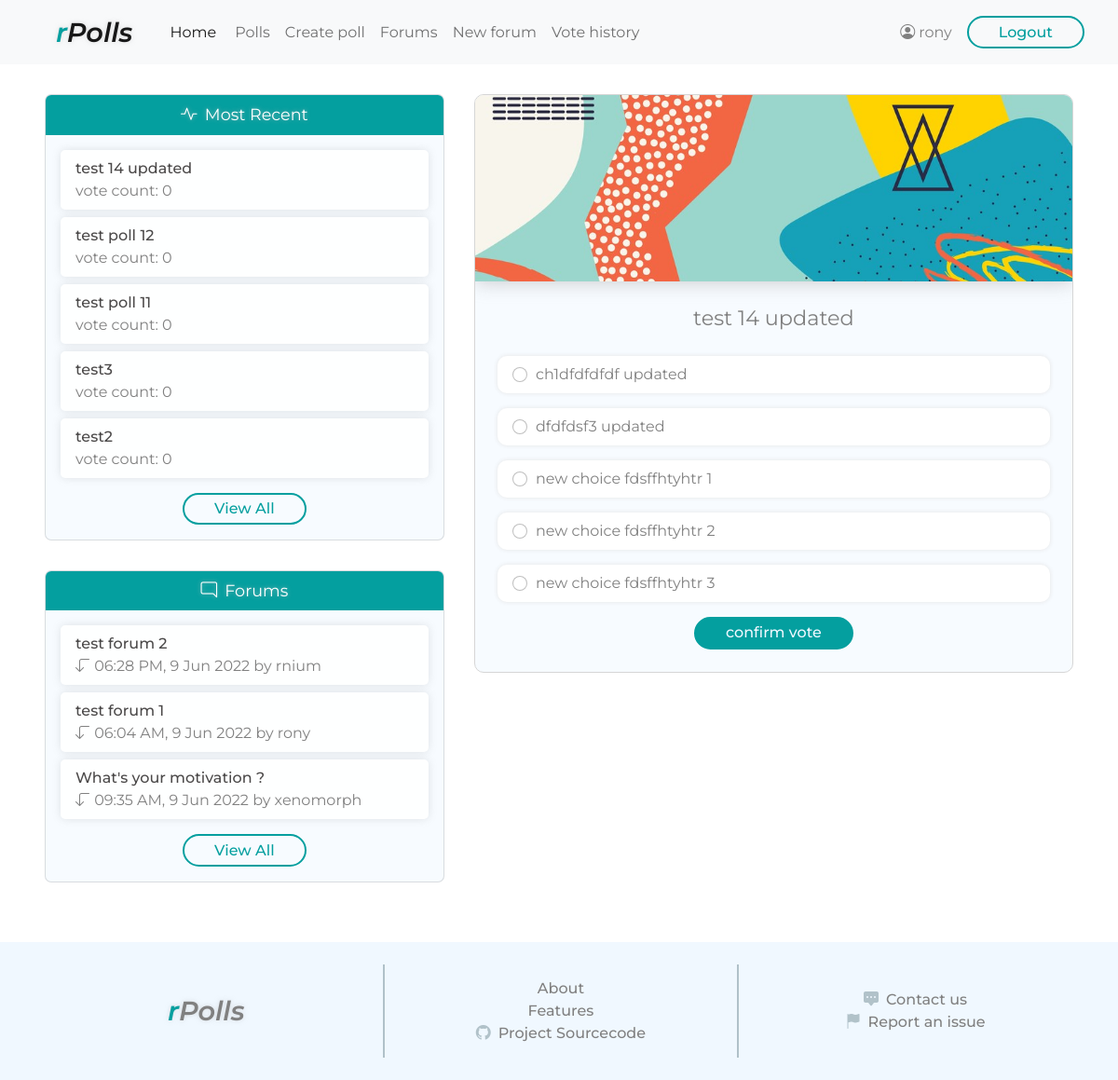
The page /polls/15/vote/ (signed in) on the database its author committed.
### polls/models.py (models this page shows, shortened)
class Poll(models.Model):
    title = models.CharField(max_length=250)
    banner = models.ImageField(upload_to='polls/images/', default='polls/images/default.jpg')
    author = models.ForeignKey(User, on_delete=models.CASCADE, related_name='poll')
    public = models.BooleanField(default=True)
    active = models.BooleanField(default=True)
    visible = models.BooleanField(default=True)
    added = models.DateTimeField(auto_now_add=True)
    views = models.IntegerField(default=0)

class Choice(models.Model):
    choicetext = models.CharField(max_length=100)
    poll = models.ForeignKey(Poll, on_delete=models.CASCADE, related_name='choice')

### forums/models.py (models this page shows, shortened)
class ForumTopic(models.Model):
    title = models.CharField(max_length=250)
    author = models.ForeignKey(User, on_delete=models.CASCADE, related_name='forum')
    active = models.BooleanField(default=True)
    locked = models.BooleanField(default=False)
    added = models.DateTimeField(auto_now_add=True)
    views = models.IntegerField(default=0)

class Post(models.Model):
    post_text = models.TextField()
    forum = models.ForeignKey(ForumTopic, on_delete=models.CASCADE, related_name='forumpost')
    post_author = models.ForeignKey(User, on_delete=models.CASCADE, related_name='userpost')
    added = models.DateTimeField(auto_now_add=True)
    updated = models.DateTimeField(auto_now=True)

### polls/views.py (the view, shortened to what this page needs)
# urls.py: path('<int:pk>/vote/', views.vote_now , name='vote'),
@login_required()
def vote_now(request, pk):
    try:
        poll = Poll.objects.get(pk=pk)
    except Poll.DoesNotExist:
        return renderError(request, 'Poll Not Found')
    if not poll.visible:
        return renderError(request, 'Only Admins Can Access')
    if not poll.active:
        return renderError(request, 'Inactive Poll')
    users_vote = poll.pollvote.filter(voter=request.user)
    if len(users_vote) > 0:
        return renderError(request, 'Already Voted')
    if request.method == 'GET':
        votes_context = dict()
        votes_context['recentpolls'] = get_polls_panel_context(request)
        votes_context['forums'] = get_forum_panel_context(request)
        votes_context['username'] = request.user.username
        votes_context['poll_id'] = poll.id
        votes_context['poll_title'] = poll.title
        votes_context['poll_banner_url'] = poll.banner.url
        choices_raw = poll.choice.all()
        choices = list()
        for choice in choices_raw:
            unit_context = dict()
            unit_context['choice_id'] = choice.id
            unit_context['choice_text'] = choice.choicetext
            choices.append(unit_context)
        votes_context['choices'] = choices
        return render(request, 'polls/votenow.html', context=votes_context)

### polls/views.py (called while the page is built)
def get_forum_panel_context(request):
    recentforums = ForumTopic.objects.filter(active=True).order_by('-added')[:5]
    recentforums_context = []
    for forum in recentforums:
        forum_id = forum.id
        forum_title = forum.title
        lastPost = forum.forumpost.latest('added')
        last_post_time = lastPost.added
        last_post_user = lastPost.post_author
        unit_context = {'forum_id': forum_id, 'forum_title': forum_title, 'last_post_time': last_post_time, 'last_post_user': last_post_user}
        recentforums_context.append(unit_context)
    return recentforums_context

### polls/templates/polls/votenow.html (shortened to what this page needs)
<!DOCTYPE html>
<html lang="en">
<head>
    <link href="https://cdn.jsdelivr.net/npm/bootstrap@5.1.3/dist/css/bootstrap.min.css" rel="stylesheet">
    {% load static %}
    <link rel="stylesheet" href="{% static 'style.css' %}">
</head>
<body>
    <header>
        <nav class="navbar navbar-expand-md navbar-light bg-light">
            <div class="container-fluid">
              <a class="navbar-brand ms-5 pe-3" href="{% url 'homepage' %}"><span class="r">r</span>Polls</a>
              <div class="collapse navbar-collapse" id="navbarSupportedContent">
                <ul class="navbar-nav me-auto mb-2 mb-lg-0">
                  <li class="nav-item me-1">
                    <a class="nav-link active" aria-current="page" href="{% url 'homepage' %}">Home</a>
                  </li>
                  <li class="nav-item">
                    <a class="nav-link" href="{% url 'polls:browse' %}">Polls</a>
                  </li>
                  <li class="nav-item">
                    <a class="nav-link" href="{% url 'polls:create_poll' %}">Create poll</a>
                  </li>
                  <li class="nav-item">
                    <a class="nav-link" href="{% url 'forums:forum_all' %}">Forums</a>
                  </li>
                  <li class="nav-item">
                    <a class="nav-link" href="{% url 'forums:forum_create' %}">New forum</a>
                  </li>
                  <li class="nav-item">
                    <a class="nav-link" href="{% url 'polls:votes_history' %}">Vote history</a>
                  </li>
                </ul>
                <div class="account d-flex me-4">
                    <div class="profile d-flex my-auto me-3">
                        <i class="bi bi-person-circle"></i>
                        <span class="username-viewonly ms-1">{{ username }}</span>
                    </div>
                    <form action="{% url 'logout' %}" method="POST"> {% csrf_token %}
                        <input type="submit" class="btn-1" value="Logout">
                    </form>
                </div>
              </div>
            </div>
          </nav>
    </header>
    <div class="main-container">
        <div class="left-col">
            <div class="recent-polls card">
                <div class="heading">
                    <span class="icon me-1"><i class="bi bi-activity"></i></span>
                    <span class="title">Most Recent</span>
                </div>
                <div class="content">
                    {% for poll in recentpolls %}
                    <div class="poll-item">
                        <a class="poll-title" href="{% url 'polls:polldetails' poll.poll_id %}">{{ poll.poll_title }}</a>
                        <div class="count">
                            <span class="label">vote count:&nbsp;</span><span class="value">{{ poll.vote_count }}</span>
                        </div>
                    </div>
                    {% endfor %}
                    <a href="{% url 'polls:browse' %}" class="btn-1 link-btn">View All</a>
                </div>
            </div>
            <div class="community-forum card">
                <div class="heading">
                    <span class="icon me-1"><i class="bi bi-chat-right"></i></span>
                    <span class="title">Forums</span>
                </div>
                <div class="content">
                    {% for forum in forums %}
                    <div class="forum-post">
                        <a class="post-title" href="{% url 'forums:forum_detail' forum.forum_id %}">{{ forum.forum_title }}</a>
                        <div class="last-post">
                            <span class="label"><i class="bi bi-arrow-90deg-down"></i></span>
                            <span class="date">{{ forum.last_post_time|date:"h:i A, j M o" }}</span>
                            <span class="user">by {{ forum.last_post_user }}</span>
                        </div>
                    </div>
                    {% endfor %}
                    <a href="{% url 'forums:forum_all' %}" class="btn-1 link-btn">View All</a>
                </div>
            </div>
        </div>
        <div class="right-col">
            <div class="poll-vote">
                <div class="content">
                    <div class="poll-heading">
                        <div class="banner"><img src="{{ poll_banner_url }}" alt="{{ poll_title }}"></div>
                        <div class="title">{{ poll_title }}</div>
                    </div>
                    <div class="pool-form-inner">
                        <form action="{% url 'polls:vote' poll_id %}" method="POST" class="form-main"> {% csrf_token %}
                            <div class="options">
                                {% for choice in choices%}
                                <div class="option">
                                    <input type="radio" class="form-check-input" id="option{{ choice.choice_id }}" name="vote" value="{{ choice.choice_id }}">
                                    <label for="option{{ choice.choice_id }}">{{ choice.choice_text }}</label>
                                </div>
                                {% endfor %}
                            </div>
                            <div class="action">
                                <input type="submit" class="btn-2" value="confirm vote">
                            </div>
                        </form>
                    </div>
                </div>
            </div>
        </div>
    </div>
    <footer>
        <div class="upper">
            <div class="col-1">
                <div class="site-name">
                    <span class="r">r</span>Polls</a>
                </div>
            </div>
            <div class="vl"></div>
            <div class="col-2">
                <a href="#">About</a>
                <a href="#">Features</a>
                <a href="#"><i class="bi bi-github"></i>Project Sourcecode</a>
            </div>
            <div class="vl"></div>
            <div class="col-3">
                <a href="#"><i class="bi bi-chat-square-dots-fill"></i>Contact us</a>
                <a href="#"><i class="bi bi-flag-fill"></i>Report an issue</a>
            </div>
        </div>
    </footer>
</body>
</html>

### rows shown on the page
Poll: poll_title "test 14 updated", title "test 14 updated"
Poll: poll_title "test poll 12"
Poll: poll_title "test poll 11"
Poll: poll_title "test3"
Poll: poll_title "test2"
Choice: choice_text "ch1dfdfdfdf updated"
Choice: choice_text "dfdfdsf3 updated"
Choice: choice_text "new choice fdsffhtyhtr 1"
Choice: choice_text "new choice fdsffhtyhtr 2"
Choice: choice_text "new choice fdsffhtyhtr 3"

### other values the page prints
{{ username }} "rony"
{{ poll.vote_count }} "0" "0" "0" "0" "0"
{{ forum.forum_title }} "test forum 2"
{{ forum.last_post_time|date:"h:i A, j M o" }} "06:28 PM, 9 Jun 2022"
{{ forum.last_post_user }} "rnium"
{{ forum.forum_title }} "test forum 1"
{{ forum.last_post_time|date:"h:i A, j M o" }} "06:04 AM, 9 Jun 2022"
{{ forum.last_post_user }} "rony"
{{ forum.forum_title }} "What's your motivation ?"
{{ forum.last_post_time|date:"h:i A, j M o" }} "09:35 AM, 9 Jun 2022"
{{ forum.last_post_user }} "xenomorph"
